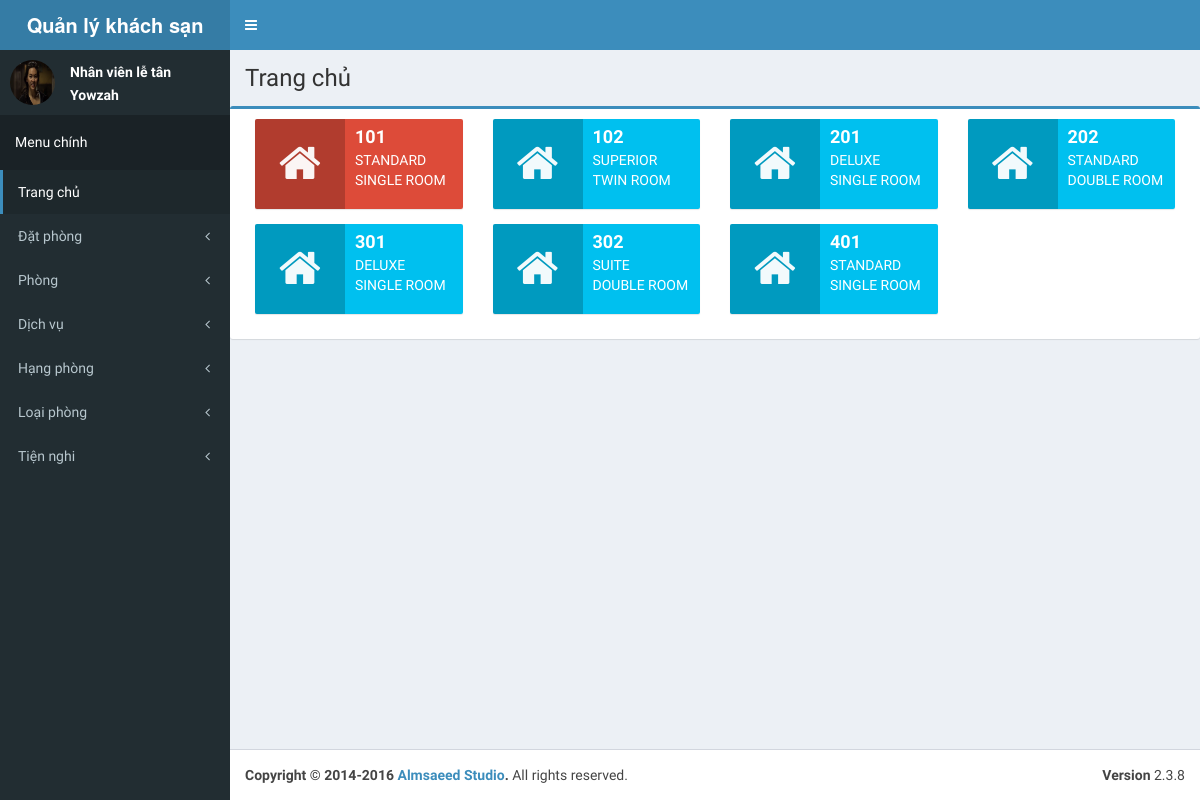
The page /admin/home on the database as committed earlier.
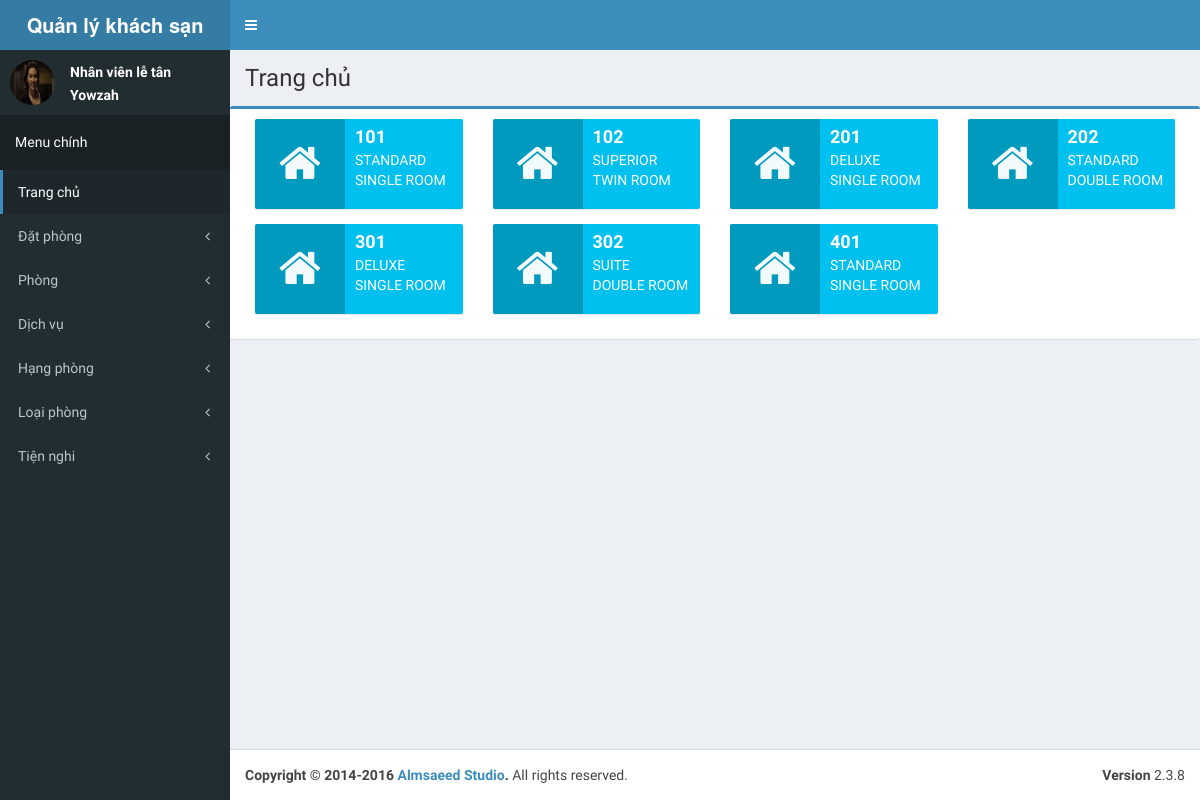
The same page on the database as committed later.
### tables this page shows
CREATE TABLE `room` (
  `room_id` int(11) NOT NULL AUTO_INCREMENT,
  `room` varchar(255) DEFAULT NULL,
  `tel` varchar(255) DEFAULT NULL,
  `rank_id` int(11) DEFAULT NULL,
  `type_id` int(11) DEFAULT NULL,
  `price` int(11) DEFAULT NULL,
  `state` tinyint(1) DEFAULT NULL,
  PRIMARY KEY (`room_id`),
  KEY `room_ibfk_1` (`rank_id`),
  KEY `room_ibfk_2` (`type_id`)
);

CREATE TABLE `rank` (
  `rank_id` int(11) NOT NULL AUTO_INCREMENT,
  `rank` varchar(255) DEFAULT NULL,
  PRIMARY KEY (`rank_id`)
);

CREATE TABLE `type` (
  `type_id` int(11) NOT NULL AUTO_INCREMENT,
  `type` varchar(255) DEFAULT NULL,
  PRIMARY KEY (`type_id`)
);

### application/core/MY_Controller.php (called while the page is built, shortened)
<?php defined('BASEPATH') OR exit('No direct script access allowed');
class MY_Controller extends CI_Controller
{
    protected $data = array();
    function __construct()
    {
        $this->data['page_title'] = 'CI_App';
        $this->data['before_head'] = '';
        $this->data['before_body'] = '';
    }
    protected function render($the_view = NULL, $template = 'master')
    {
        if ($template == 'json' || $this->input->is_ajax_request()) {
            header('Content-Type: application/json');
            echo json_encode($this->data);
        } else {
            $this->data['the_view_content'] = (is_null($the_view)) ? '' : $this->load->view($the_view, $this->data, TRUE);;
            $this->load->view('templates/' . $template . '_view', $this->data);
        }
    }
}
class Admin_Controller extends MY_Controller
{
    protected function render($the_view = NULL, $template = 'admin_master')
    {
        parent::render($the_view, $template);
    }
}

### application/controllers/admin/Home.php (called while the page is built, shortened)
<?php defined('BASEPATH') OR exit('No direct script access allowed');
class Home extends Admin_Controller
{
    public function index($page = 1)
    {
        $config['full_tag_open'] = '<ul class="pagination pull-right no-margin">';
        $config['full_tag_close'] = '</ul>';
        $config['first_link'] = 'Trang đầu';
        $config['first_tag_open'] = '<li>';
        $config['first_tag_close'] = '</li>';
        $config['last_link'] = 'Trang cuối';
        $config['last_tag_open'] = '<li>';
        $config['last_tag_close'] = '</li>';
        $config['next_link'] = '&gt;';
        $config['next_tag_open'] = '<li>';
        $config['next_tag_close'] = '</li>';
        $config['prev_link'] = '&lt;';
        $config['total_rows'] = $this->model_room->total();
        $config['per_page'] = 12;
        $total_page = ceil($config['total_rows']/$config['per_page']);
        $page = ($page > $total_page)?$total_page:$page;
        $page = ($page < 1)?1:$page;
        $page = $page - 1;
        $this->data['list_room'] = $this->model_room->get_list(($page*$config['per_page']), $config['per_page']);
        $this->render('admin/home_view');
    }
}

### index.php (called while the page is built, shortened)
<?php
require_once BASEPATH.'core/CodeIgniter.php';

### application/config/config.php (called while the page is built, shortened)
<?php
$config['base_url'] = 'http://localhost:8080/qlks/';
$config['index_page'] = '';
$config['uri_protocol']	= 'REQUEST_URI';
$config['url_suffix'] = '';
$config['language']	= 'english';
$config['charset'] = 'UTF-8';
$config['enable_hooks'] = FALSE;
$config['subclass_prefix'] = 'MY_';
$config['composer_autoload'] = FALSE;
$config['permitted_uri_chars'] = 'a-z 0-9~%.:_\-';
$config['enable_query_strings'] = FALSE;
$config['controller_trigger'] = 'c';
$config['function_trigger'] = 'm';
$config['directory_trigger'] = 'd';
$config['allow_get_array'] = TRUE;
$config['log_threshold'] = 0;
$config['log_path'] = '';
$config['log_file_extension'] = '';
$config['log_file_permissions'] = 0644;
$config['log_date_format'] = 'Y-m-d H:i:s';
$config['error_views_path'] = '';
$config['cache_path'] = '';
$config['cache_query_string'] = FALSE;
$config['encryption_key'] = 'doctor';
$config['sess_driver'] = 'files';
$config['sess_cookie_name'] = 'ci_session';
$config['sess_expiration'] = 7200;
$config['sess_save_path'] = NULL;
$config['sess_match_ip'] = FALSE;
$config['sess_time_to_update'] = 300;
$config['sess_regenerate_destroy'] = FALSE;
$config['cookie_prefix']	= '';
$config['cookie_domain']	= '';
$config['cookie_path']		= '/';
$config['cookie_secure']	= FALSE;
$config['cookie_httponly'] 	= FALSE;
$config['standardize_newlines'] = FALSE;
$config['global_xss_filtering'] = FALSE;
$config['csrf_protection'] = FALSE;
$config['csrf_token_name'] = 'csrf_test_name';
$config['csrf_cookie_name'] = 'csrf_cookie_name';
$config['csrf_expire'] = 7200;
$config['csrf_regenerate'] = TRUE;
$config['csrf_exclude_uris'] = array();
$config['compress_output'] = FALSE;
$config['time_reference'] = 'local';
$config['rewrite_short_tags'] = FALSE;
$config['proxy_ips'] = '';

### application/models/admin/Model_room.php (called while the page is built, shortened)
<?php defined('BASEPATH') OR exit('No direct script access allowed');
class Model_room extends CI_Model
{
    public function get_list($start, $limit)
    {
        return $this->db->select('room_id, room, tel, rank, type, price, state')
            ->from('room')
            ->join('rank', 'room.rank_id = rank.rank_id')
            ->join('type', 'room.type_id = type.type_id')
            ->limit($limit, $start)
            ->order_by('room', 'ASC')
            ->get()->result_array();
    }
}

### application/views/admin/home_view.php (the view, shortened to what the changed rows need)
<div class="row">
    <div class="box box-primary">
        <div class="box-body">
            <?php
            if (isset($list_room) && count($list_room)){
            foreach ($list_room as $key => $val){
            ?>
            <div class="col-md-3 col-sm-6 col-xs-12">
                <?php
                if ($val['state'] == 0){
                ?>
                <div class="info-box bg-aqua">
                    <a href="<?php echo base_url().'admin/room/detail/'.$val['room_id']; ?>" class="custom"><span class="info-box-icon"><i class="fa fa-home"></i></span></a>
                <?php
                }
                else{
                ?>
                    <div class="info-box bg-red">
                        <a href="<?php echo base_url().'admin/room/detail/'.$val['room_id'];?>" class="custom"><span class="info-box-icon"><i class="fa fa-home"></i></span></a>
                <?php
                }
                ?>
                        <div class="info-box-content">
                            <span class="info-box-number"><?php echo $val['room']; ?></span>
                            <span class="info-box-text"><?php echo $val['rank']; ?></span>
                            <span class="info-box-text"><?php echo $val['type']; ?></span>
                        </div>
                    </div>
                </div>
                <?php
                }
                }
                else{
                    echo 'Không có dữ liệu';
                }
                ?>
            </div>
        </div>
    </div>

Rows that differ between the two databases and show on the page:
changed room (number 1 of 7 on the later page): state "1" → 0 (drawn)
